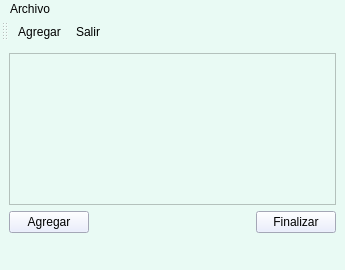
<?xml version="1.0" encoding="UTF-8"?>
<ui version="4.0">
 <class>Principal</class>
 <widget class="QMainWindow" name="Principal">
  <property name="geometry">
   <rect>
    <x>0</x>
    <y>0</y>
    <width>345</width>
    <height>270</height>
   </rect>
  </property>
  <property name="windowTitle">
   <string>Tareas</string>
  </property>
  <property name="windowIcon">
   <iconset resource="Recuros.qrc">
    <normaloff>:/Iconos/notas (1).png</normaloff>:/Iconos/notas (1).png</iconset>
  </property>
  <property name="styleSheet">
   <string notr="true">background-color: rgb(233, 250, 244);
border-color: rgb(190, 233, 218);</string>
  </property>
  <widget class="QWidget" name="centralwidget">
   <layout class="QFormLayout" name="formLayout_2">
    <item row="0" column="0" colspan="2">
     <widget class="QTableWidget" name="tableWidget">
      <property name="styleSheet">
       <string notr="true">backgroung-image url(:/Iconos/educacion.png);</string>
      </property>
     </widget>
    </item>
    <item row="1" column="0">
     <layout class="QFormLayout" name="formLayout">
      <item row="0" column="0">
       <widget class="QPushButton" name="pushButton">
        <property name="styleSheet">
         <string notr="true">
background-color: rgb(229, 234, 255);</string>
        </property>
        <property name="text">
         <string>Agregar</string>
        </property>
       </widget>
      </item>
      <item row="0" column="1">
       <spacer name="horizontalSpacer_2">
        <property name="orientation">
         <enum>Qt::Horizontal</enum>
        </property>
        <property name="sizeHint" stdset="0">
         <size>
          <width>40</width>
          <height>20</height>
         </size>
        </property>
       </spacer>
      </item>
     </layout>
    </item>
    <item row="1" column="1">
     <layout class="QHBoxLayout" name="horizontalLayout">
      <item>
       <spacer name="horizontalSpacer_3">
        <property name="orientation">
         <enum>Qt::Horizontal</enum>
        </property>
        <property name="sizeHint" stdset="0">
         <size>
          <width>40</width>
          <height>20</height>
         </size>
        </property>
       </spacer>
      </item>
      <item>
       <widget class="QPushButton" name="pushButton_2">
        <property name="styleSheet">
         <string notr="true">
background-color: rgb(229, 234, 255);</string>
        </property>
        <property name="text">
         <string>Finalizar</string>
        </property>
       </widget>
      </item>
     </layout>
    </item>
    <item row="2" column="1">
     <spacer name="verticalSpacer">
      <property name="orientation">
       <enum>Qt::Vertical</enum>
      </property>
      <property name="sizeHint" stdset="0">
       <size>
        <width>20</width>
        <height>20</height>
       </size>
      </property>
     </spacer>
    </item>
   </layout>
  </widget>
  <widget class="QMenuBar" name="menubar">
   <property name="geometry">
    <rect>
     <x>0</x>
     <y>0</y>
     <width>345</width>
     <height>21</height>
    </rect>
   </property>
   <widget class="QMenu" name="menuArchivo">
    <property name="title">
     <string>Archivo</string>
    </property>
    <addaction name="actionGuardar"/>
    <addaction name="actionSalir"/>
   </widget>
   <addaction name="menuArchivo"/>
  </widget>
  <widget class="QStatusBar" name="statusbar"/>
  <widget class="QToolBar" name="toolBar">
   <property name="windowTitle">
    <string>toolBar</string>
   </property>
   <attribute name="toolBarArea">
    <enum>TopToolBarArea</enum>
   </attribute>
   <attribute name="toolBarBreak">
    <bool>false</bool>
   </attribute>
   <addaction name="actionGuardar"/>
   <addaction name="actionSalir"/>
  </widget>
  <action name="actionSalir">
   <property name="icon">
    <iconset resource="Recuros.qrc">
     <normaloff>:/Iconos/logout.png</normaloff>:/Iconos/logout.png</iconset>
   </property>
   <property name="text">
    <string>Salir</string>
   </property>
  </action>
  <action name="actionGuardar">
   <property name="icon">
    <iconset resource="Recuros.qrc">
     <normaloff>:/Iconos/add-file.png</normaloff>:/Iconos/add-file.png</iconset>
   </property>
   <property name="text">
    <string>Agregar</string>
   </property>
  </action>
 </widget>
 <resources>
  <include location="Recuros.qrc"/>
 </resources>
 <connections>
  <connection>
   <sender>actionSalir</sender>
   <signal>triggered(bool)</signal>
   <receiver>Principal</receiver>
   <slot>close()</slot>
   <hints>
    <hint type="sourcelabel">
     <x>-1</x>
     <y>-1</y>
    </hint>
    <hint type="destinationlabel">
     <x>225</x>
     <y>144</y>
    </hint>
   </hints>
  </connection>
 </connections>
</ui>
